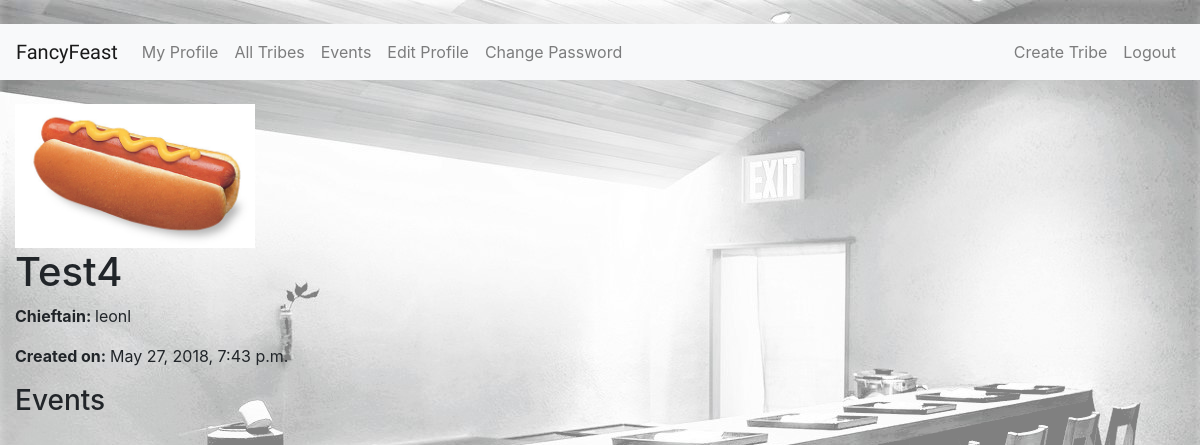
Screenshot of /tribes/8/ (signed in) with the database file from the repository.
### tribes/models.py (models this page shows, shortened)
class Tribe(models.Model):
    tribe_name = models.CharField(max_length=250)
    chieftain = models.ForeignKey(UserProfile, on_delete=models.CASCADE)
    created = models.DateTimeField(auto_now_add=True)
    updated = models.DateTimeField(auto_now=True)
    image = models.ImageField(upload_to='tribe_image', blank=True)
    class Meta:
        ordering = ('tribe_name',)

### accounts/models.py (models this page shows)
class UserProfile(models.Model):
    user = models.OneToOneField(User, on_delete=models.CASCADE)
    description = models.CharField(max_length=100, default='')
    city = models.CharField(max_length=100, default='')
    website = models.URLField(default='')
    phone = models.IntegerField(default=0)
    image = models.ImageField(upload_to='profile_image', blank=True)
    def __str__(self):
        return self.user.username

### tribes/views.py (the view)
# urls.py: path('<int:pk>/', TribeDetailView.as_view(), name='tribe-details'),
class TribeDetailView(DetailView):
    model = Tribe
    template_name = 'tribes/info.html'

### tribes/templates/tribes/info.html (shortened to what this page needs)
{% extends 'base.html' %}
{% block body %}
<div class="container-fluid">
    {% if tribe.image %}
        <img src="{{ tribe.image.url }}" width="240">
    {% endif %}
    <h1>{{ tribe.tribe_name }}</h1>
    <p><b>Chieftain: </b> {{ tribe.chieftain }}</p>
    <p><b>Created on: </b> {{ tribe.created }}</p>
    <h3> Events </h3>
</div>
{% endblock %}

### accounts/static/accounts/style.css (style rules this page uses)
body { background-color: grey; background-image: url(" images/background.jpg "); background-size: cover; background-blend-mode: lighten; }

### rows the page displays
Tribe: image (picture), tribe_name "Test4", chieftain "leonl", created "May 27, 2018, 7:43 p.m."
